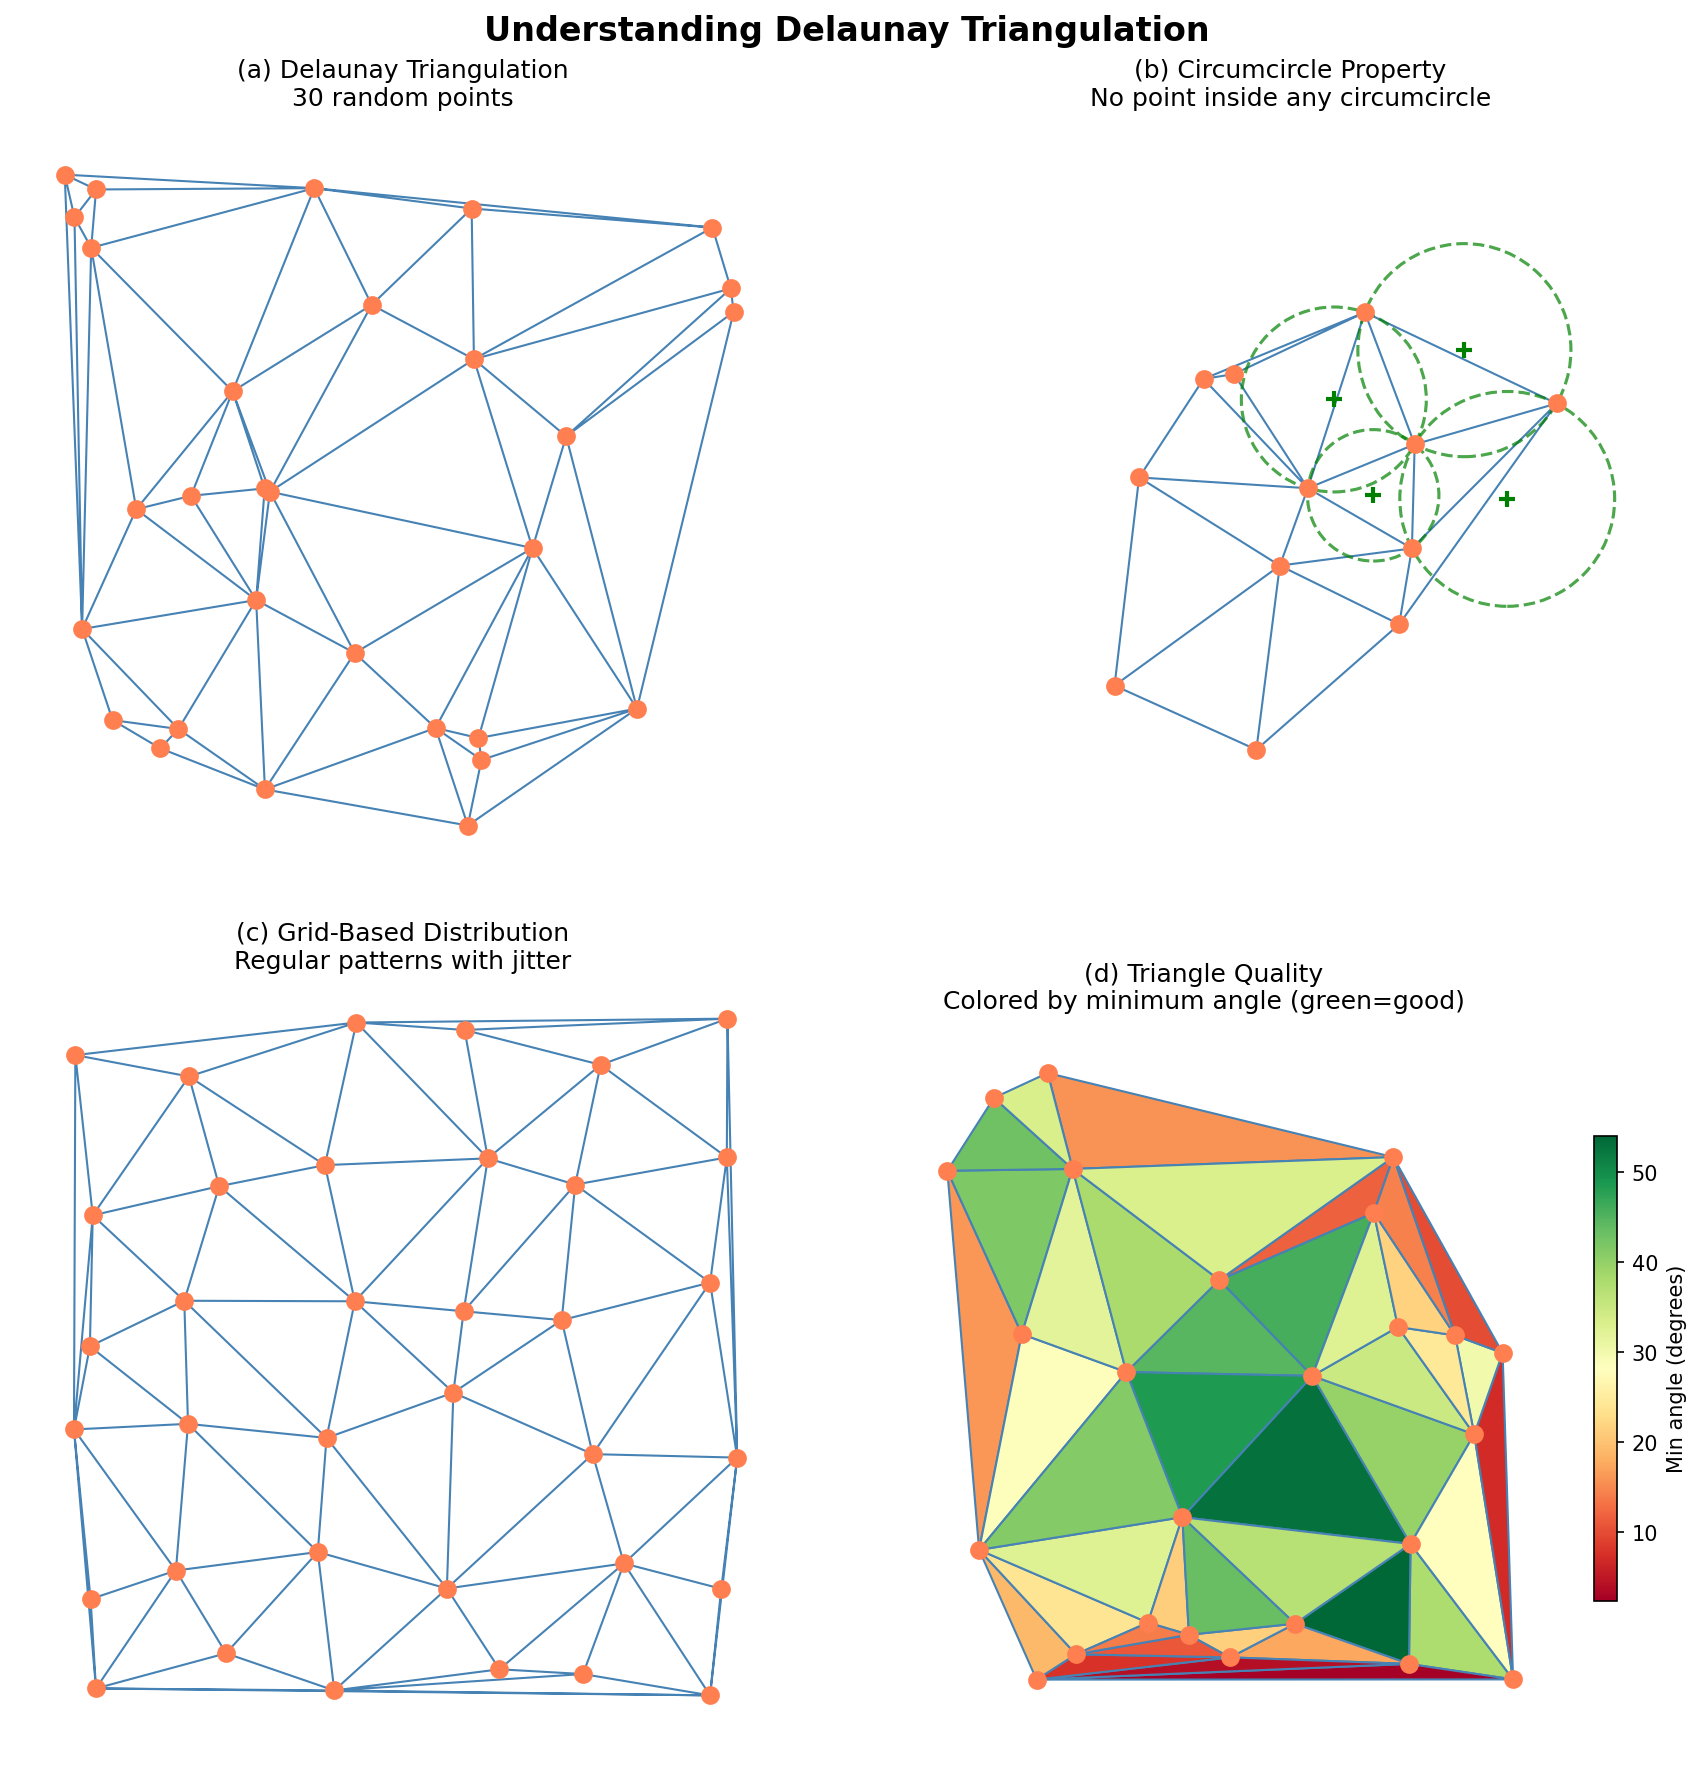

Write the Python code that produced this figure.
"""
Delaunay Triangulation Concept Diagram

Creates a 2x2 visualization explaining key concepts:
1. Basic Delaunay triangulation
2. Circumcircle property (no point inside any circumcircle)
3. Grid-based vs random point distributions
4. Why Delaunay avoids thin triangles

Author: Claude (NumPy-to-GenAI Project)
Date: 2025-12-02
"""

import numpy as np
import matplotlib.pyplot as plt
from matplotlib.patches import Circle
from scipy.spatial import Delaunay

def circumcircle(p1, p2, p3):
    """Calculate circumcircle center and radius for a triangle."""
    ax, ay = p1
    bx, by = p2
    cx, cy = p3

    d = 2 * (ax * (by - cy) + bx * (cy - ay) + cx * (ay - by))
    if abs(d) < 1e-10:
        return None, None

    ux = ((ax**2 + ay**2) * (by - cy) + (bx**2 + by**2) * (cy - ay) + (cx**2 + cy**2) * (ay - by)) / d
    uy = ((ax**2 + ay**2) * (cx - bx) + (bx**2 + by**2) * (ax - cx) + (cx**2 + cy**2) * (bx - ax)) / d

    radius = np.sqrt((ax - ux)**2 + (ay - uy)**2)
    return (ux, uy), radius

# Create figure with 2x2 subplots
fig, axes = plt.subplots(2, 2, figsize=(12, 12))
fig.suptitle('Understanding Delaunay Triangulation', fontsize=16, fontweight='bold', y=0.98)

# Panel 1: Basic Delaunay triangulation
ax1 = axes[0, 0]
np.random.seed(42)
points1 = np.random.rand(30, 2) * 100
tri1 = Delaunay(points1)
ax1.triplot(points1[:, 0], points1[:, 1], tri1.simplices, color='steelblue', linewidth=1, linestyle='-')
ax1.plot(points1[:, 0], points1[:, 1], 'o', color='coral', markersize=8)
ax1.set_title('(a) Delaunay Triangulation\n30 random points', fontsize=12)
ax1.set_xlim(-5, 105)
ax1.set_ylim(-5, 105)
ax1.set_aspect('equal')
ax1.axis('off')

# Panel 2: Circumcircle property demonstration
ax2 = axes[0, 1]
np.random.seed(123)
points2 = np.random.rand(12, 2) * 100
tri2 = Delaunay(points2)
ax2.triplot(points2[:, 0], points2[:, 1], tri2.simplices, color='steelblue', linewidth=1, linestyle='-')
ax2.plot(points2[:, 0], points2[:, 1], 'o', color='coral', markersize=8)

# Draw circumcircles for a few triangles
for i, simplex in enumerate(tri2.simplices[:4]):  # Show 4 circumcircles
    p1, p2, p3 = points2[simplex[0]], points2[simplex[1]], points2[simplex[2]]
    center, radius = circumcircle(p1, p2, p3)
    if center is not None:
        circle = Circle(center, radius, fill=False, color='green',
                       linestyle='--', linewidth=1.5, alpha=0.7)
        ax2.add_patch(circle)
        ax2.plot(*center, '+', color='green', markersize=8, markeredgewidth=2)

ax2.set_title('(b) Circumcircle Property\nNo point inside any circumcircle', fontsize=12)
ax2.set_xlim(-20, 120)
ax2.set_ylim(-20, 120)
ax2.set_aspect('equal')
ax2.axis('off')

# Panel 3: Grid-based points
ax3 = axes[1, 0]
# Create grid points with slight randomness
grid_x, grid_y = np.meshgrid(np.linspace(5, 95, 6), np.linspace(5, 95, 6))
points3 = np.column_stack([grid_x.ravel(), grid_y.ravel()])
# Add slight jitter
np.random.seed(42)
points3 += np.random.randn(*points3.shape) * 3
tri3 = Delaunay(points3)
ax3.triplot(points3[:, 0], points3[:, 1], tri3.simplices, color='steelblue', linewidth=1, linestyle='-')
ax3.plot(points3[:, 0], points3[:, 1], 'o', color='coral', markersize=8)
ax3.set_title('(c) Grid-Based Distribution\nRegular patterns with jitter', fontsize=12)
ax3.set_xlim(-5, 105)
ax3.set_ylim(-5, 105)
ax3.set_aspect('equal')
ax3.axis('off')

# Panel 4: Comparison - good vs thin triangles
ax4 = axes[1, 1]
# Create points that would make thin triangles without Delaunay
np.random.seed(99)
points4 = np.random.rand(25, 2) * 100
tri4 = Delaunay(points4)

# Calculate minimum angles for visualization
def min_angle(p1, p2, p3):
    """Calculate minimum angle in a triangle."""
    def angle(a, b, c):
        ba = a - b
        bc = c - b
        cos_angle = np.dot(ba, bc) / (np.linalg.norm(ba) * np.linalg.norm(bc) + 1e-10)
        return np.degrees(np.arccos(np.clip(cos_angle, -1, 1)))
    return min(angle(p1, p2, p3), angle(p2, p3, p1), angle(p3, p1, p2))

# Color triangles by minimum angle
from matplotlib.collections import PolyCollection
triangles = []
colors = []
for simplex in tri4.simplices:
    triangle = points4[simplex]
    triangles.append(triangle)
    min_ang = min_angle(triangle[0], triangle[1], triangle[2])
    colors.append(min_ang)

colors = np.array(colors)
collection = PolyCollection(triangles, array=colors, cmap='RdYlGn',
                           edgecolors='steelblue', linewidths=1)
ax4.add_collection(collection)
ax4.plot(points4[:, 0], points4[:, 1], 'o', color='coral', markersize=8)
ax4.set_title('(d) Triangle Quality\nColored by minimum angle (green=good)', fontsize=12)
ax4.set_xlim(-5, 105)
ax4.set_ylim(-5, 105)
ax4.set_aspect('equal')
ax4.axis('off')

# Add colorbar for panel 4
cbar = plt.colorbar(collection, ax=ax4, shrink=0.6, label='Min angle (degrees)')

plt.tight_layout()
plt.savefig('delaunay_concept_diagram.png', dpi=150, bbox_inches='tight',
            facecolor='white', edgecolor='none')
plt.close()

print("Concept diagram saved as: delaunay_concept_diagram.png")
